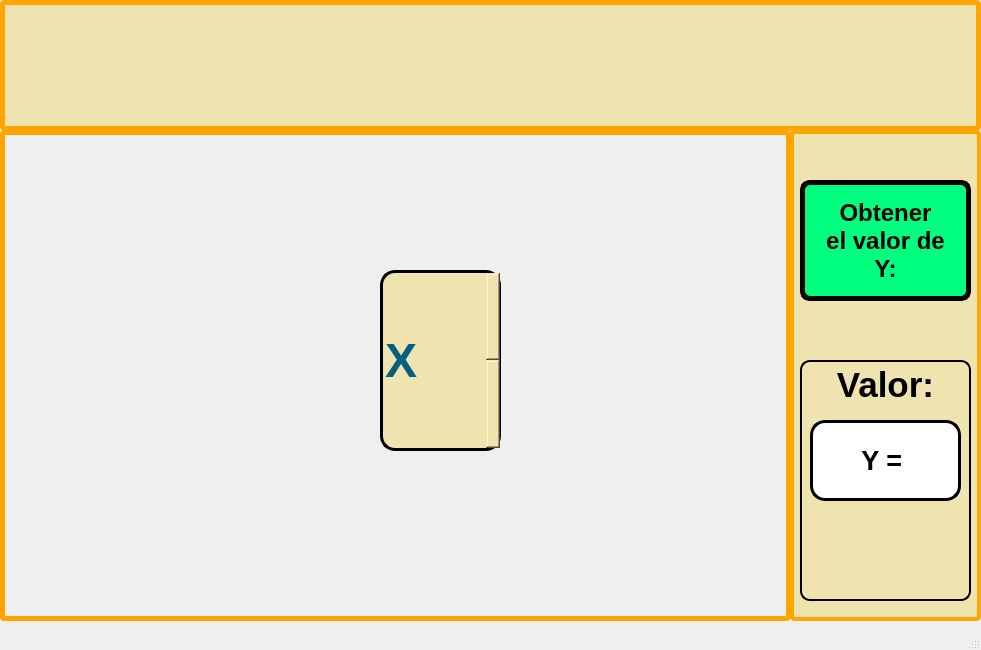
<?xml version="1.0" encoding="UTF-8"?>
<ui version="4.0">
 <class>MainWindow</class>
 <widget class="QMainWindow" name="MainWindow">
  <property name="geometry">
   <rect>
    <x>0</x>
    <y>0</y>
    <width>981</width>
    <height>650</height>
   </rect>
  </property>
  <property name="windowTitle">
   <string>MainWindow</string>
  </property>
  <widget class="QWidget" name="centralwidget">
   <widget class="QLabel" name="Lab_X1">
    <property name="geometry">
     <rect>
      <x>200</x>
      <y>190</y>
      <width>61</width>
      <height>41</height>
     </rect>
    </property>
    <property name="text">
     <string/>
    </property>
   </widget>
   <widget class="QLabel" name="Lab_X2">
    <property name="geometry">
     <rect>
      <x>280</x>
      <y>190</y>
      <width>71</width>
      <height>41</height>
     </rect>
    </property>
    <property name="text">
     <string/>
    </property>
   </widget>
   <widget class="QLabel" name="label">
    <property name="geometry">
     <rect>
      <x>0</x>
      <y>130</y>
      <width>791</width>
      <height>491</height>
     </rect>
    </property>
    <property name="styleSheet">
     <string notr="true">border-radius: 5px;
border: 5px solid orange;</string>
    </property>
    <property name="text">
     <string/>
    </property>
    <property name="pixmap">
     <pixmap>imagenes/y=3x+2.png</pixmap>
    </property>
    <property name="scaledContents">
     <bool>true</bool>
    </property>
   </widget>
   <widget class="QLabel" name="label_2">
    <property name="geometry">
     <rect>
      <x>790</x>
      <y>130</y>
      <width>191</width>
      <height>491</height>
     </rect>
    </property>
    <property name="styleSheet">
     <string notr="true">background-color: rgb(239, 227, 175);
border-radius: 5px;
border: 4px solid orange;</string>
    </property>
    <property name="text">
     <string/>
    </property>
   </widget>
   <widget class="QLabel" name="label_3">
    <property name="geometry">
     <rect>
      <x>800</x>
      <y>360</y>
      <width>171</width>
      <height>241</height>
     </rect>
    </property>
    <property name="styleSheet">
     <string notr="true">
border: 2px solid black;
border-radius: 10px;</string>
    </property>
    <property name="text">
     <string>&lt;html&gt;&lt;head/&gt;&lt;body&gt;&lt;p&gt;&lt;span style=&quot; font-size:26pt; font-weight:600;&quot;&gt;Valor:&lt;/span&gt;&lt;/p&gt;&lt;/body&gt;&lt;/html&gt;</string>
    </property>
    <property name="alignment">
     <set>Qt::AlignHCenter|Qt::AlignTop</set>
    </property>
    <property name="wordWrap">
     <bool>false</bool>
    </property>
   </widget>
   <widget class="QPushButton" name="btn_obtenery">
    <property name="geometry">
     <rect>
      <x>800</x>
      <y>180</y>
      <width>171</width>
      <height>121</height>
     </rect>
    </property>
    <property name="font">
     <font>
      <pointsize>18</pointsize>
      <weight>75</weight>
      <bold>true</bold>
     </font>
    </property>
    <property name="styleSheet">
     <string notr="true">border: 5px solid black;
background-color: rgb(0, 255, 127);
border-radius: 10px;</string>
    </property>
    <property name="text">
     <string>Obtener
el valor de
Y:</string>
    </property>
   </widget>
   <widget class="QSpinBox" name="spinBox_x">
    <property name="geometry">
     <rect>
      <x>380</x>
      <y>270</y>
      <width>121</width>
      <height>181</height>
     </rect>
    </property>
    <property name="font">
     <font>
      <pointsize>36</pointsize>
      <weight>75</weight>
      <bold>true</bold>
     </font>
    </property>
    <property name="styleSheet">
     <string notr="true">border: 3px solid black;
border-radius: 15px;
background-color: rgb(239, 227, 175);
color: rgb(3, 96, 128);</string>
    </property>
    <property name="specialValueText">
     <string>X</string>
    </property>
   </widget>
   <widget class="QPushButton" name="btn_y">
    <property name="geometry">
     <rect>
      <x>810</x>
      <y>420</y>
      <width>151</width>
      <height>81</height>
     </rect>
    </property>
    <property name="font">
     <font>
      <pointsize>20</pointsize>
      <weight>75</weight>
      <bold>true</bold>
     </font>
    </property>
    <property name="styleSheet">
     <string notr="true">border-radius: 15px;
border:3px solid black;
background-color: rgb(255, 255, 255);</string>
    </property>
    <property name="text">
     <string>Y = </string>
    </property>
   </widget>
   <widget class="QLabel" name="label_4">
    <property name="geometry">
     <rect>
      <x>0</x>
      <y>0</y>
      <width>981</width>
      <height>131</height>
     </rect>
    </property>
    <property name="styleSheet">
     <string notr="true">background-color: rgb(239, 227, 175);
border-radius: 5px;
border: 5px solid orange;</string>
    </property>
    <property name="text">
     <string/>
    </property>
    <property name="pixmap">
     <pixmap>../PIP_Equipo4_Unidad1_Clase/imagenes/uat.png</pixmap>
    </property>
    <property name="scaledContents">
     <bool>true</bool>
    </property>
   </widget>
   <widget class="QLabel" name="label_5">
    <property name="geometry">
     <rect>
      <x>630</x>
      <y>460</y>
      <width>191</width>
      <height>161</height>
     </rect>
    </property>
    <property name="text">
     <string/>
    </property>
    <property name="pixmap">
     <pixmap>../PIP_Equipo4_Unidad1_Clase/imagenes/Equipo4.png</pixmap>
    </property>
    <property name="scaledContents">
     <bool>true</bool>
    </property>
   </widget>
   <zorder>label</zorder>
   <zorder>Lab_X1</zorder>
   <zorder>Lab_X2</zorder>
   <zorder>label_2</zorder>
   <zorder>label_3</zorder>
   <zorder>btn_obtenery</zorder>
   <zorder>spinBox_x</zorder>
   <zorder>btn_y</zorder>
   <zorder>label_4</zorder>
   <zorder>label_5</zorder>
  </widget>
  <widget class="QMenuBar" name="menubar">
   <property name="geometry">
    <rect>
     <x>0</x>
     <y>0</y>
     <width>981</width>
     <height>26</height>
    </rect>
   </property>
  </widget>
  <widget class="QStatusBar" name="statusbar"/>
 </widget>
 <resources/>
 <connections/>
</ui>
